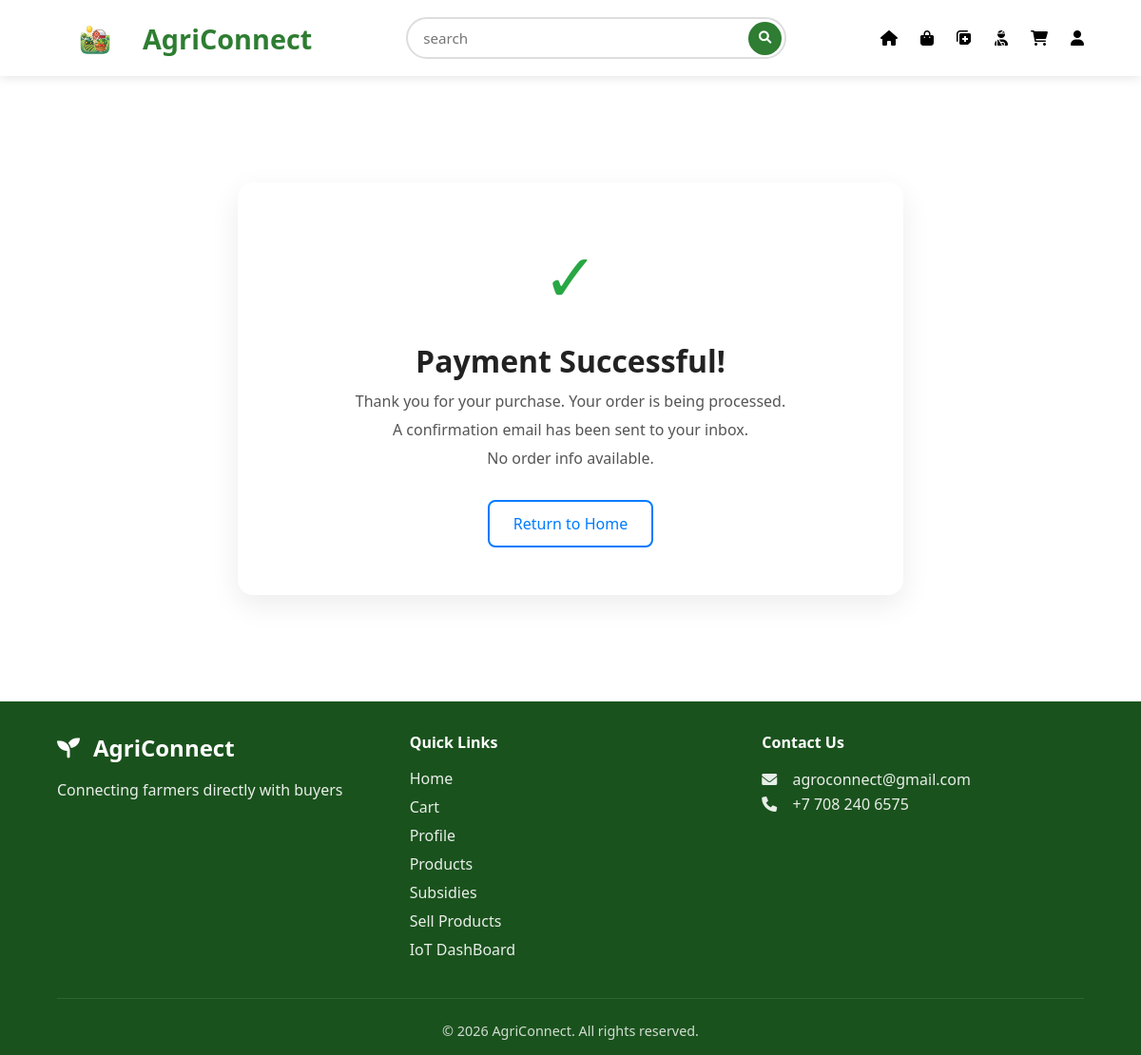
The page /success/ (signed in) on the database as committed earlier.
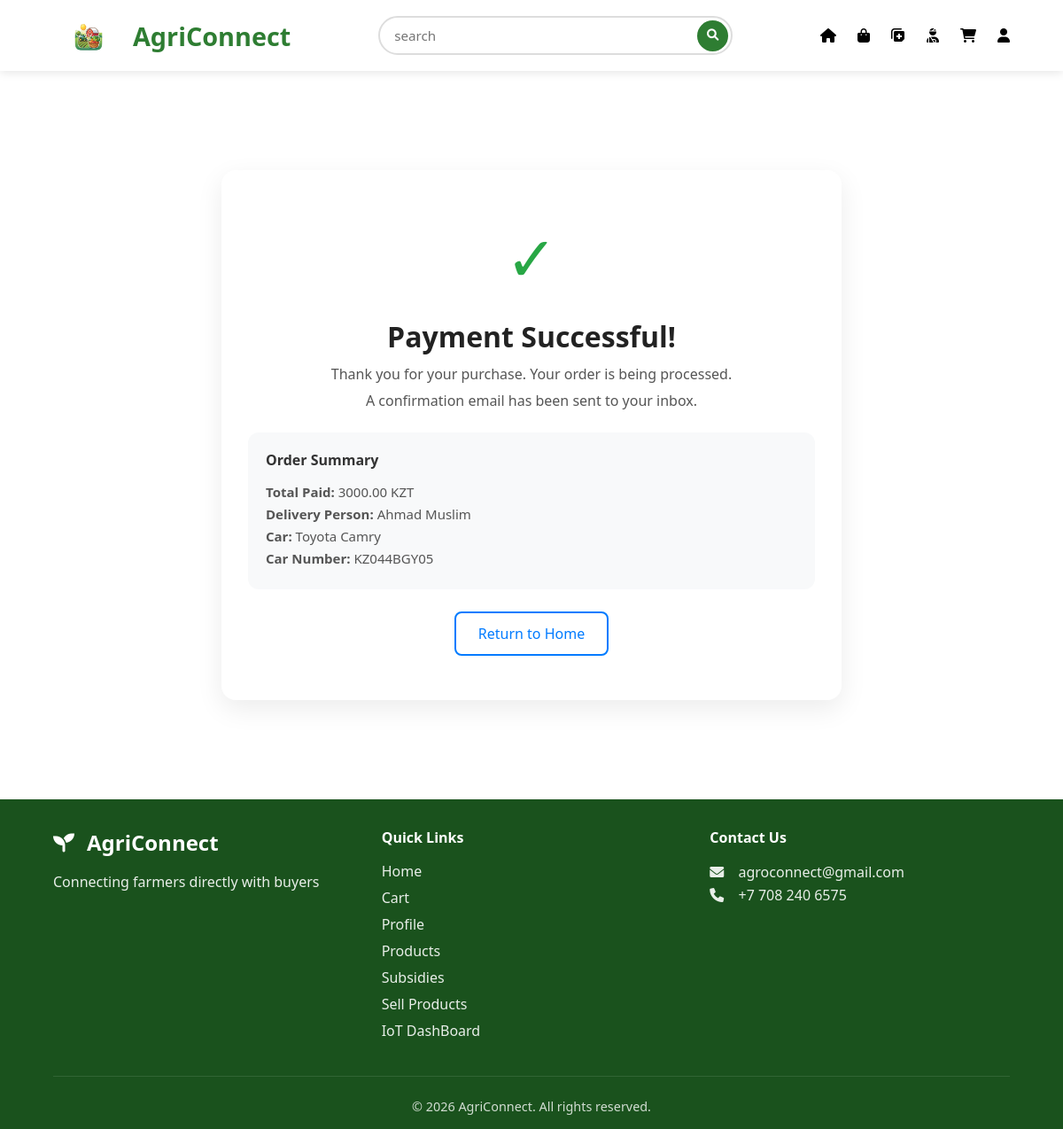
The same page on the database as committed later.
### farmer_app/models.py (models this page shows, shortened)
class Order(models.Model):
    buyer = models.ForeignKey(Buyer, on_delete=models.CASCADE)
    delivery = models.ForeignKey(Deliveries, on_delete=models.SET_NULL, null=True)
    total_price = models.DecimalField(max_digits=10, decimal_places=2)
    created_at = models.DateTimeField(auto_now_add=True)

class Deliveries(models.Model):
    buyer = models.OneToOneField(Buyer, on_delete=models.CASCADE)
    vehicle = models.OneToOneField(CarDetails, on_delete=models.CASCADE)
    fullname = models.CharField(max_length=255)
    image = models.ImageField(upload_to="delivery_images/", blank=True, null=True)
    STATUS_CHOICES = [
        (1, 'Beginner'),
        (2, 'Intermediate'),
        (3, 'Professional'),
    ]
    working_stage = models.IntegerField(choices=STATUS_CHOICES)
    recommendation = models.TextField()

class CarDetails(models.Model):
    carname = models.CharField(max_length=255)
    carnumber = models.CharField(max_length=10)
    vehicle_registration = models.ImageField(upload_to='vehicle_registrations/')
    insurance = models.ImageField(upload_to='insurancies/')
    medical_certificate = models.ImageField(upload_to='insurancies/')

### farmer_app/views.py (the view)
# urls.py: path('success/', views.payment_success, name='payment_success'),
@login_required
def payment_success(request):
    delivery_id = request.session.get('assigned_delivery_id')
    delivery_person = None
    if delivery_id:
        try:
            delivery_person = Deliveries.objects.get(id=delivery_id)
        except Deliveries.DoesNotExist:
            delivery_person = None
    if 'cart' in request.session:
        del request.session['cart']
    buyer = getattr(request.user, "buyer", None)
    latest_order = None
    if buyer:
        latest_order = Order.objects.filter(buyer=buyer).order_by('-created_at').first()
    return render(request, 'success.html', {
        'delivery_person': delivery_person,
        'order': latest_order
    })

### farmer_app/templates/success.html
{% extends 'base.html' %}
{% load static %}
{% block content %}
<link rel="stylesheet" href="{% static 'css/payment_success.css' %}">
<div class="success-container">
    <div class="success-icon">✓</div>
    <h1>Payment Successful!</h1>
    <p>Thank you for your purchase. Your order is being processed.</p>
    <p>A confirmation email has been sent to your inbox.</p>
    {% if order %}
        <div class="order-summary">
            <h4>Order Summary</h4>
            <p><strong>Total Paid:</strong> {{ order.total_price }} KZT</p>
            {% if order.delivery %}
                <p><strong>Delivery Person:</strong> {{ order.delivery.fullname }}</p>
                <p><strong>Car:</strong> {{ order.delivery.vehicle.carname }}</p>
                <p><strong>Car Number:</strong> {{ order.delivery.vehicle.carnumber }}</p>
            {% endif %}
        </div>
    {% else %}
        <p>No order info available.</p>
    {% endif %}
    <a href="/" class="success-btn">Return to Home</a>
</div>
{% endblock %}

Rows that differ between the two databases and show on the page:
added Order: total_price "3000.00", delivery.fullname "Ahmad Muslim", delivery.vehicle.carname "Toyota Camry", delivery.vehicle.carnumber "KZ044BGY05"
Other text that changed with them:
text no longer shown: "No order info available."
text now shown: "Order Summary Total Paid: KZT Delivery Person: Car: Car Number:"
